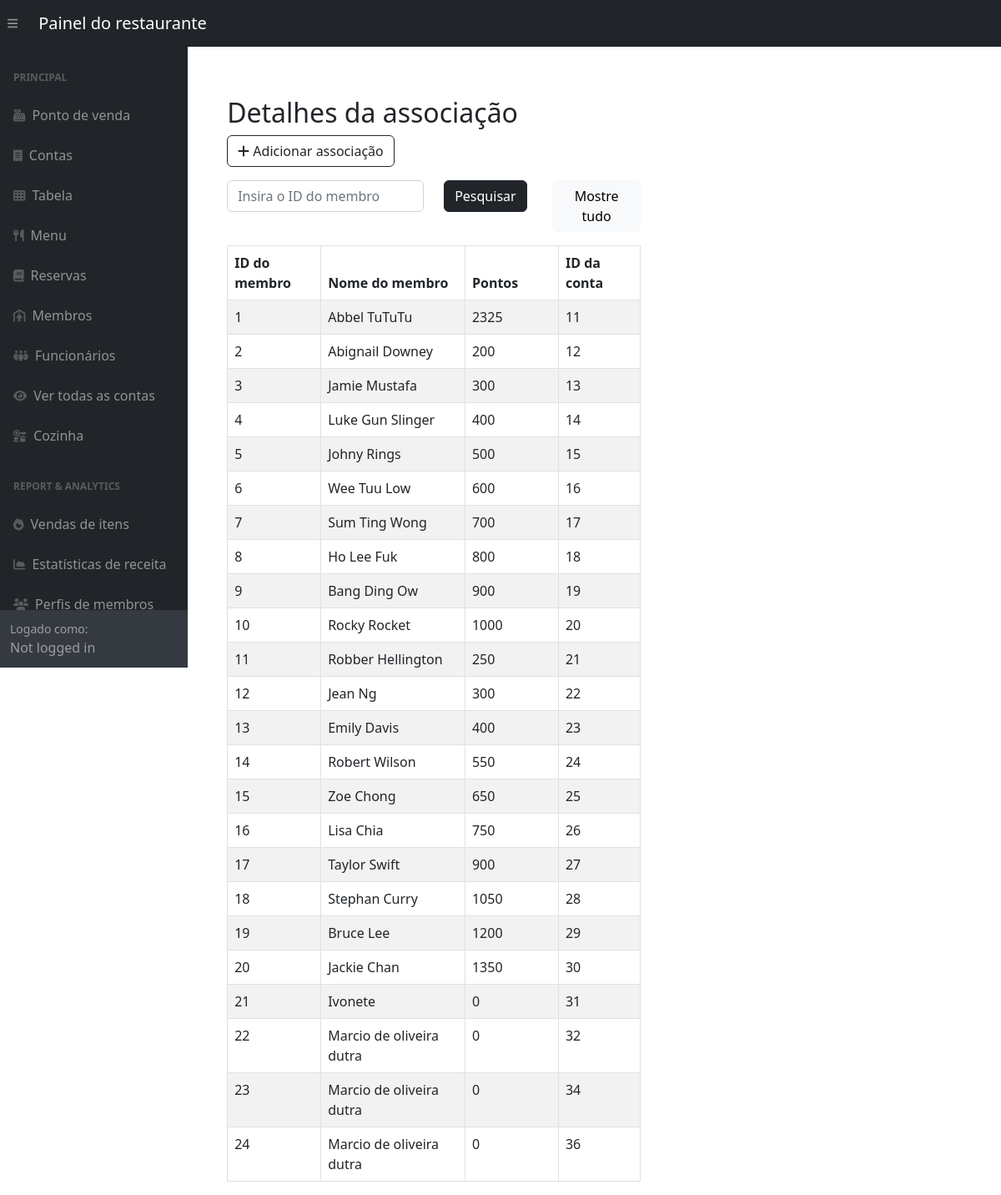
Screenshot of /adminSide/panel/customer-panel.php with the database file from the repository.
### tables this page shows
CREATE TABLE `Memberships` (
  `member_id` int(11) NOT NULL,
  `member_name` varchar(255) DEFAULT NULL,
  `points` int(11) DEFAULT NULL,
  `account_id` int(11) DEFAULT NULL
);

### adminSide/panel/customer-panel.php (the view, shortened to what this page needs)
<?php include '../inc/dashHeader.php'; ?>
<div class="wrapper">
    <div class="container-fluid pt-5 pl-600">
        <div class="row">
            <div class="m-50">
                <div class="mt-5 mb-3">
                    <h2 class="pull-left">Detalhes da associação</h2>
                    <a href="../customerCrud/createCust.php" class="btn btn-outline-dark"><i class="fa fa-plus"></i> Adicionar associação</a>
                </div>
                <div class="mb-3">
                    <form method="POST" action="#">
                        <div class="row">
                            <div class="col-md-6">
                                <input required type="text" id="search" name="search" class="form-control" placeholder="Insira o ID do membro">
                            </div>
                            <div class="col-md-3">
                                <button type="submit" class="btn btn-dark">Pesquisar</button>
                            </div>
                            <div class="col" style="text-align: right;" >
                                <a href="customer-panel.php" class="btn btn-light">Mostre tudo</a>
                            </div>
                        </div>
                    </form>
                </div>
                <?php
                require_once "../config.php";
                if (isset($_POST['search'])) {
                    if (!empty($_POST['search'])) {
                        $search = $_POST['search'];
                        $sql = "SELECT * FROM Memberships WHERE member_name LIKE '%$search%' OR member_id = '$search'ORDER BY member_id";
                    } else {
                        $sql = "SELECT * FROM Memberships ORDER BY member_id";
                    }
                } else {
                     $sql = "SELECT * FROM Memberships ORDER BY member_id";
                }
                if ($result = mysqli_query($link, $sql)) {
                    if (mysqli_num_rows($result) > 0) {
                        echo '<table class="table table-bordered table-striped">';
                        echo "<thead>";
                        echo "<tr>";
                        echo "<th style='width:7em;'>ID do membro</th>";
                        echo "<th>Nome do membro</th>";
                        echo "<th style='width:7em;'>Pontos</th>";
                        echo "<th>ID da conta</th>";
                        echo "</tr>";
                        echo "</thead>";
                        echo "<tbody>";
                        while ($row = mysqli_fetch_array($result)) {
                            echo "<tr>";
                            echo "<td>" . $row['member_id'] . "</td>";
                            echo "<td>" . $row['member_name'] . "</td>";
                            echo "<td>" . $row['points'] . "</td>";
                            echo "<td>" . $row['account_id'] . "</td>";
                            echo "</tr>";
                        }
                        echo "</tbody>";
                        echo "</table>";
                    } else {
                        echo '<div class="alert alert-danger"><em>No records were found.</em></div>';
                    }
                } else {
                    echo "Oops! Something went wrong. Please try again later.";
                }
                ?>
            </div>
        </div>
    </div>
</div>
<?php include '../inc/dashFooter.php'; ?>

### adminSide/panel/customer-panel.php (style rules this page uses)
.wrapper { width: 60%; padding-left: 200px; padding-top: 20px }

### rows the page displays
memberships: member_id "1", member_name "Abbel TuTuTu", points "2325", account "11"
memberships: member_id "2", member_name "Abignail Downey", points "200", account "12"
memberships: member_id "3", member_name "Jamie Mustafa", points "300", account "13"
memberships: member_id "4", member_name "Luke Gun Slinger", points "400", account "14"
memberships: member_id "5", member_name "Johny Rings", points "500", account "15"
memberships: member_id "6", member_name "Wee Tuu Low", points "600", account "16"
memberships: member_id "7", member_name "Sum Ting Wong", points "700", account "17"
memberships: member_id "8", member_name "Ho Lee Fuk", points "800", account "18"
memberships: member_id "9", member_name "Bang Ding Ow", points "900", account "19"
memberships: member_id "10", member_name "Rocky Rocket", points "1000", account "20"
memberships: member_id "11", member_name "Robber Hellington", points "250", account "21"
memberships: member_id "12", member_name "Jean Ng", points "300", account "22"
memberships: member_id "13", member_name "Emily Davis", points "400", account "23"
memberships: member_id "14", member_name "Robert Wilson", points "550", account "24"
memberships: member_id "15", member_name "Zoe Chong", points "650", account "25"
memberships: member_id "16", member_name "Lisa Chia", points "750", account "26"
memberships: member_id "17", member_name "Taylor Swift", points "900", account "27"
memberships: member_id "18", member_name "Stephan Curry", points "1050", account "28"
memberships: member_id "19", member_name "Bruce Lee", points "1200", account "29"
memberships: member_id "20", member_name "Jackie Chan", points "1350", account "30"
memberships: member_id "21", member_name "Ivonete", points "0", account "31"
memberships: member_id "22", member_name "Marcio de oliveira dutra", points "0", account "32"
memberships: member_id "23", member_name "Marcio de oliveira dutra", points "0", account "34"
memberships: member_id "24", member_name "Marcio de oliveira dutra", points "0", account "36"
